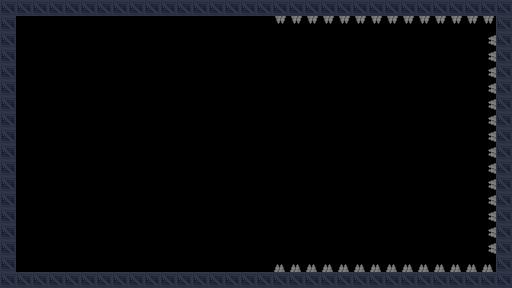

A level layout from a 2D game, rendered from its tile map. Below: a short description, then the map file with its tile-grid data intact:
An orthogonal 32x18 tile map with 16x16 px tiles, 2 tile layers (background, details), 2 tilesets and 5 objects (spawn, goal, gravity, movable).

<map version="1.5" tiledversion="1.7.2" orientation="orthogonal" renderorder="right-down" width="32" height="18" tilewidth="16" tileheight="16" infinite="0" nextlayerid="4" nextobjectid="9">
 <tileset firstgid="1" source="industrial.v2.tsx" />
 <tileset firstgid="1025" source="Dungeon Sprites.tsx" />
 <layer id="3" name="background" width="32" height="18">
  <data encoding="csv">
0,0,0,0,0,0,0,0,0,0,0,0,0,0,0,0,0,0,0,0,0,0,0,0,0,0,0,0,0,0,0,0,
0,0,0,0,0,0,0,0,0,0,0,0,0,0,0,0,0,0,0,0,0,0,0,0,0,0,0,0,0,0,0,0,
0,0,0,0,0,0,0,0,0,0,0,0,0,0,0,0,0,0,0,0,0,0,0,0,0,0,0,0,0,0,0,0,
0,0,0,0,0,0,0,0,0,0,0,0,0,0,0,0,0,0,0,0,0,0,0,0,0,0,0,0,0,0,0,0,
0,0,0,0,0,0,0,0,0,0,0,0,0,0,0,0,0,0,0,0,0,0,0,0,0,0,0,0,0,0,0,0,
0,0,0,0,0,0,0,0,0,0,0,0,0,0,0,0,0,0,0,0,0,0,0,0,0,0,0,0,0,0,0,0,
0,0,0,0,0,0,0,0,0,0,0,0,0,0,0,0,0,0,0,0,0,0,0,0,0,0,0,0,0,0,0,0,
0,0,0,0,0,0,0,0,0,0,0,0,0,0,0,0,0,0,0,0,0,0,0,0,0,0,0,0,0,0,0,0,
0,0,0,0,0,0,0,0,0,0,0,0,0,0,0,0,0,0,0,0,0,0,0,0,0,0,0,0,0,0,0,0,
0,0,0,0,0,0,0,0,0,0,0,0,0,0,0,0,0,0,0,0,0,0,0,0,0,0,0,0,0,0,0,0,
0,0,0,0,0,0,0,0,0,0,0,0,0,0,0,0,0,0,0,0,0,0,0,0,0,0,0,0,0,0,0,0,
0,0,0,0,0,0,0,0,0,0,0,0,0,0,0,0,0,0,0,0,0,0,0,0,0,0,0,0,0,0,0,0,
0,0,0,0,0,0,0,0,0,0,0,0,0,0,0,0,0,0,0,0,0,0,0,0,0,0,0,0,0,0,0,0,
0,0,0,0,0,0,0,0,0,0,0,0,0,0,0,0,0,0,0,0,0,0,0,0,0,0,0,0,0,0,0,0,
0,0,0,0,0,0,0,0,0,0,0,0,0,0,0,0,0,0,0,0,0,0,0,0,0,0,0,0,0,0,0,0,
0,0,0,0,0,0,0,0,0,0,0,0,0,0,0,0,0,0,0,0,0,0,0,0,0,0,0,0,0,0,0,0,
0,0,0,0,0,0,0,0,0,0,0,0,0,0,0,0,0,0,0,0,0,0,0,0,0,0,0,0,0,0,0,0,
0,0,0,0,0,0,0,0,0,0,0,0,0,0,0,0,0,0,0,0,0,0,0,0,0,0,0,0,0,0,0,0
</data>
 </layer>
 <layer id="1" name="details" width="32" height="18">
  <properties>
   <property name="physics" type="bool" value="true" />
  </properties>
  <data encoding="csv">
54,54,54,54,54,54,54,54,54,54,54,54,54,54,54,54,54,54,54,54,54,54,54,54,54,54,54,54,54,54,54,54,
54,0,0,0,0,0,0,0,0,0,0,0,0,0,0,0,0,3221226628,3221226628,3221226628,3221226628,3221226628,3221226628,3221226628,3221226628,3221226628,3221226628,3221226628,3221226628,3221226628,3221226628,54,
54,0,0,0,0,0,0,0,0,0,0,0,0,0,0,0,0,0,0,0,0,0,0,0,0,0,0,0,0,0,1610613892,54,
54,0,0,0,0,0,0,0,0,0,0,0,0,0,0,0,0,0,0,0,0,0,0,0,0,0,0,0,0,0,1610613892,54,
54,0,0,0,0,0,0,0,0,0,0,0,0,0,0,0,0,0,0,0,0,0,0,0,0,0,0,0,0,0,1610613892,54,
54,0,0,0,0,0,0,0,0,0,0,0,0,0,0,0,0,0,0,0,0,0,0,0,0,0,0,0,0,0,1610613892,54,
54,0,0,0,0,0,0,0,0,0,0,0,0,0,0,0,0,0,0,0,0,0,0,0,0,0,0,0,0,0,1610613892,54,
54,0,0,0,0,0,0,0,0,0,0,0,0,0,0,0,0,0,0,0,0,0,0,0,0,0,0,0,0,0,1610613892,54,
54,0,0,0,0,0,0,0,0,0,0,0,0,0,0,0,0,0,0,0,0,0,0,0,0,0,0,0,0,0,1610613892,54,
54,0,0,0,0,0,0,0,0,0,0,0,0,0,0,0,0,0,0,0,0,0,0,0,0,0,0,0,0,0,1610613892,54,
54,0,0,0,0,0,0,0,0,0,0,0,0,0,0,0,0,0,0,0,0,0,0,0,0,0,0,0,0,0,1610613892,54,
54,0,0,0,0,0,0,0,0,0,0,0,0,0,0,0,0,0,0,0,0,0,0,0,0,0,0,0,0,0,1610613892,54,
54,0,0,0,0,0,0,0,0,0,0,0,0,0,0,0,0,0,0,0,0,0,0,0,0,0,0,0,0,0,1610613892,54,
54,0,0,0,0,0,0,0,0,0,0,0,0,0,0,0,0,0,0,0,0,0,0,0,0,0,0,0,0,0,1610613892,54,
54,0,0,0,0,0,0,0,0,0,0,0,0,0,0,0,0,0,0,0,0,0,0,0,0,0,0,0,0,0,1610613892,54,
54,0,0,0,0,0,0,0,0,0,0,0,0,0,0,0,0,0,0,0,0,0,0,0,0,0,0,0,0,0,1610613892,54,
54,0,0,0,0,0,0,0,0,0,0,0,0,0,0,0,0,1156,1156,1156,1156,1156,1156,1156,1156,1156,1156,1156,1156,1156,1156,54,
54,54,54,54,54,54,54,54,54,54,54,54,54,54,54,54,54,54,54,54,54,54,54,54,54,54,54,54,54,54,54,54
</data>
 </layer>
 <objectgroup id="2" name="objects">
  <object id="2" name="spawn" gid="513" x="51" y="151.833" width="16" height="16" />
  <object id="3" name="goal" gid="330" x="280.5" y="152.167" width="16" height="16" />
  <object id="5" name="gravity" gid="526" x="408.5" y="151.833" width="16" height="16" />
  <object id="6" name="movable" x="172.5" y="64">
   <polyline points="0,0 0.5,144" />
  </object>
  <object id="7" x="361" y="72.5" width="123.5" height="40">
   <text fontfamily="MS Shell Dlg 2" wrap="1" halign="center">Touch to activate the gravity field</text>
  </object>
 </objectgroup>
</map>
